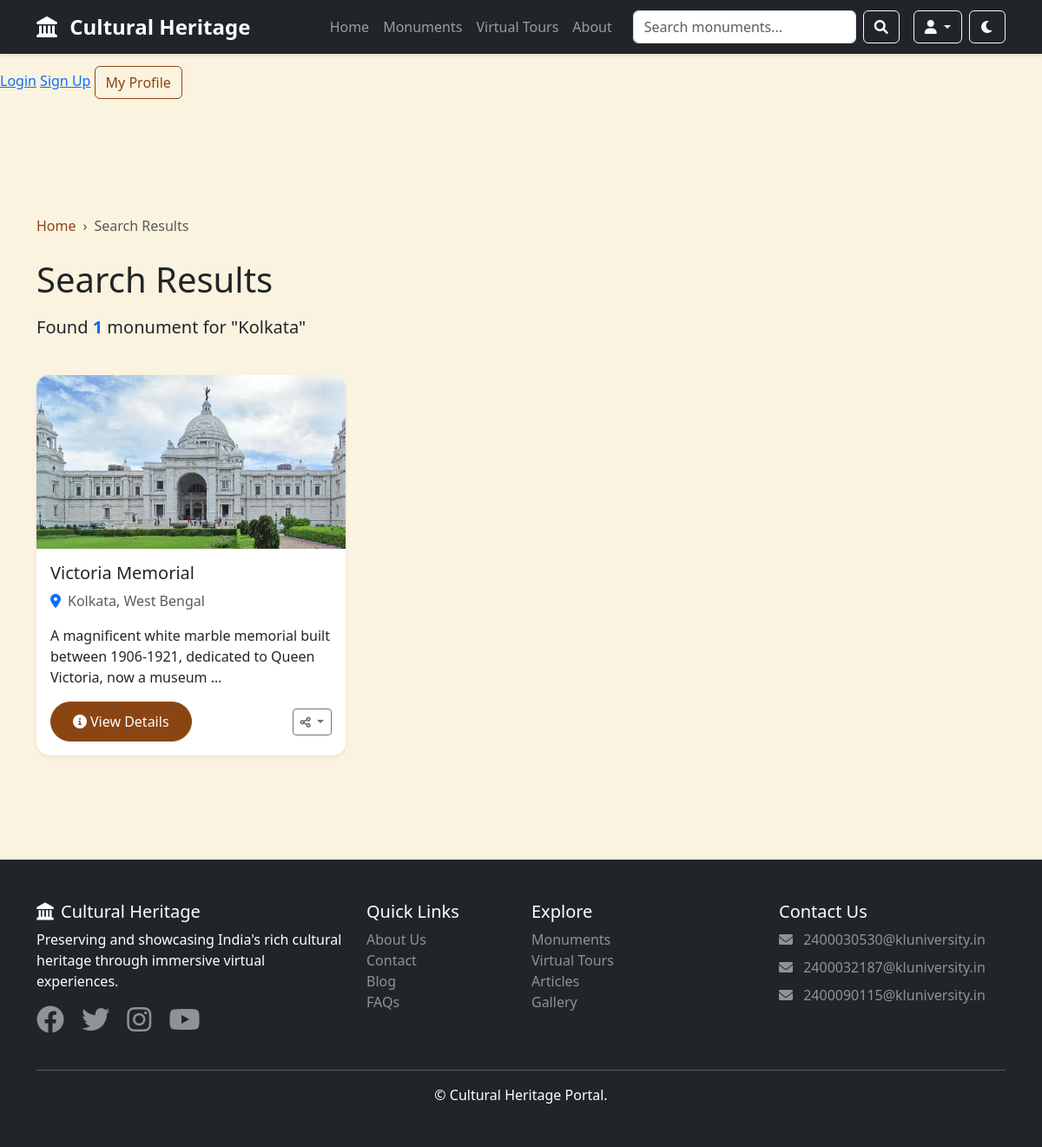
The app's page /search/?q=Kolkata with its own data.
### tours/models.py (models this page shows, shortened)
class Monument(models.Model):
    name = models.CharField(max_length=200)
    slug = models.SlugField(unique=True)
    description = models.TextField()
    short_description = models.CharField(max_length=300)
    location = models.CharField(max_length=200)
    state = models.CharField(max_length=100)
    latitude = models.FloatField(default=0.0)
    longitude = models.FloatField(default=0.0)
    period = models.CharField(max_length=100)
    dynasty = models.CharField(max_length=100)
    visiting_hours = models.CharField(max_length=200, default="10:00 AM - 6:00 PM")
    entry_fee = models.CharField(max_length=200, blank=True, default="Free")
    main_image = models.ImageField(upload_to='monuments/main/', null=True, blank=True)
    created_at = models.DateTimeField(auto_now_add=True)
    updated_at = models.DateTimeField(auto_now=True)
    class Meta:
        ordering = ['name']

### tours/views.py (the view)
# urls.py: path('search/', views.search, name='search'),  # Search functionality
def search(request):
    query = request.GET.get('q', '')
    monuments = []
    if query:
        monuments = Monument.objects.filter(
            models.Q(name__icontains=query) |
            models.Q(location__icontains=query) |
            models.Q(state__icontains=query) |
            models.Q(description__icontains=query)
        ).distinct()
    context = {
        'monuments': monuments,
        'query': query,
        'count': monuments.count() if monuments else 0
    }
    return render(request, 'search_results.html', context)

### templates/search_results.html (shortened to what this page needs)
{% extends 'base.html' %}
{% load static %}
{% block content %}
<div class="container py-5">
    <div class="row mb-4">
        <div class="col-12">
            <nav aria-label="breadcrumb">
                <ol class="breadcrumb">
                    <li class="breadcrumb-item"><a href="{% url 'tours:home' %}">Home</a></li>
                    <li class="breadcrumb-item active">Search Results</li>
                </ol>
            </nav>
            <h1 class="mb-3">Search Results</h1>
            <p class="lead">
                {% if count > 0 %}
                    Found <span class="fw-bold text-primary">{{ count }}</span> monument{{ count|pluralize }} for "{{ query }}"
                {% else %}
                    No results found for "{{ query }}"
                {% endif %}
            </p>
        </div>
    </div>
    <div class="row g-4">
        {% for monument in monuments %}
        <div class="col-md-4 mb-4">
            <div class="card h-100 shadow-sm hover-card">
                {% if monument.main_image and monument.main_image.url %}
                <img src="{{ monument.main_image.url }}" class="card-img-top" alt="{{ monument.name }}" style="height: 200px; object-fit: cover;">
                {% else %}
                <img src="https://via.placeholder.com/400x300?text={{ monument.name }}" class="card-img-top" alt="{{ monument.name }}" style="height: 200px; object-fit: cover;">
                {% endif %}
                <div class="card-body">
                    <h5 class="card-title">{{ monument.name }}</h5>
                    <p class="card-text text-muted">
                        <i class="fas fa-map-marker-alt text-primary me-2"></i>{{ monument.location }}, {{ monument.state }}
                    </p>
                    <p class="card-text">{{ monument.short_description|truncatewords:15 }}</p>
                    <div class="d-flex justify-content-between align-items-center">
                        <a href="{% url 'tours:monument_detail' monument.slug %}" class="btn btn-primary">
                            <i class="fas fa-info-circle me-1"></i>View Details
                        </a>
                        <div class="dropdown">
                            <button class="btn btn-outline-secondary btn-sm dropdown-toggle" type="button" data-bs-toggle="dropdown">
                                <i class="fas fa-share-alt"></i>
                            </button>
                        </div>
                    </div>
                </div>
            </div>
        </div>
        {% endfor %}
    </div>
</div>
{% endblock %}

### static/css/style.css (style rules this page uses)
:root { --primary-color: #8B4513; --secondary-color: #DAA520; --dark-color: #2C1810; --light-color: #F5E6D3; }
* { margin: 0; padding: 0; box-sizing: border-box; }
body { font-family: 'Segoe UI', Tahoma, Geneva, Verdana, sans-serif; background-color: #FAF3E0; padding-top: 76px; }
.hover-card { transition: transform 0.3s, box-shadow 0.3s; border: none; border-radius: 15px; overflow: hidden; }
.btn-primary { background-color: var(--primary-color); border-color: var(--primary-color); padding: 10px 25px; border-radius: 25px; transition: all 0.3s; }
.breadcrumb { background: transparent; padding: 10px 0; }
.breadcrumb-item a { color: var(--primary-color); text-decoration: none; }
.card { border: none; border-radius: 15px; overflow: hidden; transition: all 0.3s; }

### templates/base.html (style rules this page uses)
.breadcrumb { background: transparent; padding: 10px 0; }
.breadcrumb-item + .breadcrumb-item::before { content: "›"; color: #8B4513; }

### records on screen
Monument: location "Kolkata", main_image (picture), name "Victoria Memorial", state "West Bengal", short_description "A magnificent white marble memorial built between 1906-1921, dedicated to Queen Victoria, now a museum …"

### other values on screen
{{ count }} "1"
